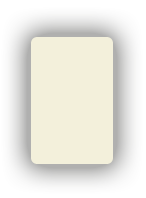
#> input picture Source/resources/Background/test.png, 146 x 198 px; its folder holds only this picture in this run
$ python process_img.py   (Python 2 division)
#> lines starting #> are read from the running program, lines starting #| are printed output that depends on the picture
#!python

import os, re, Image, shutil

root='../Source/resources'
imgs={}

def relpath(path, root=''):
	if not root:
		root=os.curdir
	path=os.path.normpath(path)
	root=os.path.normpath(root)
	common=os.path.commonprefix((path, root))

	tail=root[len(common):]

	if tail:
		parents=[]
		if root[len(common):]=='.':
			pass
		else:
			count_parents=len(root[len(common):].split(os.sep))
			for i in range(count_parents):
				parents.append('..')
	else:
		parents=['.']

	parents.extend(path[len(common):].split(os.sep))
	return '/'.join(os.path.normpath('/'.join(parents)).split(os.sep))

def process_img(img, path, root):
	p=re.compile('(.*?)(?:\[padding=(.*?)\]|\[resizeX=(.*?)\]|\[resizeY=(.*?)\]|\[resizeXY=(.*?)\]|\[(repeat)\]|\[(repeatX)\]|\[(repeatY)\]|\[(noRepeat)\]|\[(asis)\]|\[margin=(.*?)\])*.(png|gif|jpg)$')
	match=p.match(img).groups()
	return {
		"name": match[0],
		"padding": match[1],
		"resizeX": match[2],
		"resizeY": match[3],
		"resizeXY": match[4],
		"repeat": match[5],
		"repeatX": match[6],
		"repeatY": match[7],
		"noRepeat": match[8],
		"asis": match[9],
		"margin": match[10],
		"type": match[11],
		"path": relpath(os.path.normpath(os.path.join(path, match[0])), root)
	}

def get_imgs(path, obj, root):
	for f in os.listdir(path):
		target=os.path.join(path,f)
		if os.path.isdir(target):
			get_imgs(target, obj, root)
		elif target.endswith('.png') or target.endswith('.gif') or target.endswith('.jpg'):
			img=process_img(f, path, root)
			obj[relpath(target, root)]=img

get_imgs(root, imgs, root)

images={
	'gif': {
		'repeat':[],
		'repeatX':[],
		'repeatY':[],
		'noRepeat':[],
		'asis': []
	},
	'png': {
		'repeat':[],
		'repeatX':[],
		'repeatY':[],
		'noRepeat':[],
		'asis': []
	},
	'jpg': {
		'repeat':[],
		'repeatX':[],
		'repeatY':[],
		'noRepeat':[],
		'asis': []
	}
}

for img in imgs:
	props=imgs[img]
	type=props['type']
	path=props['path']
	im=Image.open(os.path.join(root,img))
#> im is the input picture: PIL image 146x198 RGBA; mean R, G, B, A 149.9, 148.1, 134.8, 77.1
	if props['margin']:
		print props['margin']
		bits=map(int, re.split('[ ]*',props['margin']))
		newim=Image.new('RGBA', (im.size[0]+bits[0]+bits[2], im.size[1]+bits[1]+bits[3]), (0, 0, 0, 0))
		newim.paste(im, (bits[0], bits[1]))
		im=newim
	size=im.size
#> size = (146, 198)
	if props['repeatY']:
		images[type]['repeatY'].append({
			'img': im,
			'path': path+'.'+type
		})
	elif props['repeatX']:
		images[type]['repeatX'].append({
			'img': im,
			'path': path+'.'+type
		})
	elif props['repeat']:
		images[type]['repeat'].append({
			'img': im,
			'path': path+'.'+type
		})
	elif props['noRepeat']:
		images[type]['noRepeat'].append({
			'img': im,
			'path': path+'.'+type
		})
	elif props['asis']:
		images[type]['asis'].append({
			'img': im,
			'path': path+'[asis]'+'.'+type
		})
	elif props['resizeX']:
		bits=map(int, re.split('[ ]*',props['resizeX']))
		images[type]['repeatX'].append({
			'img': im.crop((bits[0], 0, bits[0]+1, size[1])),
			'path': path+'[c]'+'.'+type
		})
		images[type]['noRepeat'].extend([
			{
				'img': im.crop((0, 0, bits[0] ,size[1])),
				'path': path+'[l]'+'.'+type
			},
			{
				'img': im.crop((size[0]-bits[0], 0, size[0], size[1])),
				'path': path+'[r]'+'.'+type
			}
		])
	elif props['resizeY']:
		bits=map(int, re.split('[ ]*',props['resizeY']))
		images[type]['repeatY'].append({
			'img': im.crop((0, bits[0], size[0], bits[0]+1)),
			'path': path+'[c]'+'.'+type
		})
		images[type]['noRepeat'].extend([
			{
				'img': im.crop((0, 0, size[0] ,bits[0])),
				'path': path+'[t]'+'.'+type
			},
			{
				'img': im.crop((0, size[1]-bits[1], size[0], size[1])),
				'path': path+'[b]'+'.'+type
			}
		])
	elif props['resizeXY']:
		bits=map(int, re.split('[ ]*',props['resizeXY']))
		images[type]['repeatX'].extend([
			{
				'img': im.crop((bits[0], 0, bits[0]+1, bits[1])),
				'path': path+'[t]'+'.'+type
			},
			{
				'img': im.crop((bits[0], size[1]-bits[3], bits[0]+1, size[1])),
				'path': path+'[b]'+'.'+type
			}
		])
		images[type]['repeatY'].extend([
			{
				'img': im.crop((0, bits[1], bits[0], bits[1]+1)),
				'path': path+'[l]'+'.'+type
			},
			{
				'img': im.crop((size[0]-bits[2], bits[1], size[0], bits[1]+1)),
				'path': path+'[r]'+'.'+type
			}
		])
		images[type]['noRepeat'].extend([
			{
				'img': im.crop((0, 0, bits[0], bits[1])),
				'path': path+'[tl]'+'.'+type
			},
			{
				'img': im.crop((size[0]-bits[2], 0, size[0], bits[1])),
				'path': path+'[tr]'+'.'+type
			},
			{
				'img': im.crop((0, size[1]-bits[3], bits[0], size[1])),
				'path': path+'[bl]'+'.'+type
			},
			{
				'img': im.crop((size[0]-bits[2], size[1]-bits[3], size[0], size[1])),
				'path': path+'[br]'+'.'+type
			}
		])
		images[type]['repeat'].append({
			'img': im.crop((bits[0], bits[1], bits[0]+1, bits[1]+1)),
			'path': path+'[c]'+'.'+type
		})
	else:
		images[type]['noRepeat'].append({
			'path':  path+'.'+type,
			'img': im
		})


#mkdir Build
build_dir='../Build'

for type in images:
	folder=build_dir+'/'+type
	try:
		shutil.rmtree(folder)
	except:
		pass
	os.mkdir(folder)
	repeat_types=images[type]
	for rtype in repeat_types:
		os.mkdir(folder+'/'+rtype)
		imgobjs=repeat_types[rtype]
		if rtype=='asis':
			for obj in imgobjs:
				try:
					shutil.move(os.path.join(root, obj['path']) ,folder+'/'+rtype+'/'+obj['path'].replace('/','_'))
				except:
					pass
		elif rtype=='noRepeat':
			maxWidth=0
			totalHeight=0
			for obj in imgobjs:
				size=obj['img'].size
				if size[0]>maxWidth:
					maxWidth=size[0]
				obj['position']=[0, totalHeight]
				totalHeight=totalHeight+size[1]
			if totalHeight==0:
				pass
			else:
				im=Image.new('RGBA', (maxWidth, totalHeight), (0, 0, 0, 0))
				for obj in imgobjs:
					im.paste(obj['img'], (0, obj['position'][1]))
				im.save(folder+'/'+rtype+'/'+'total.'+'png')
		else:
			for obj in imgobjs:
				obj['img'].save(folder+'/'+rtype+'/'+obj['path'].replace('/','_'))
#> this loop made 3 passes
#> pass 2, `im.save(folder+'/'+rtype+'/'+'total.'+'png')`:
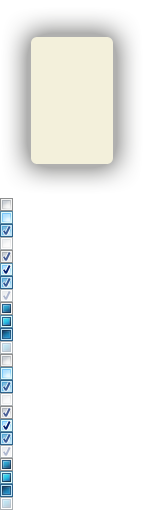
#> saved as total.png: PIL image 146x510 RGBA; mean R, G, B, A 66.8, 67.6, 63.4, 43.8; transparent parts drawn white
#> after the loop, obj = 3 items
